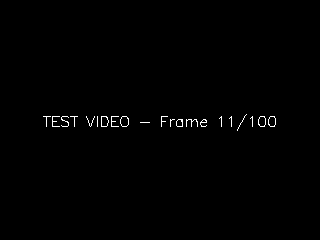
#> input picture frame 10 of test_watermark/test_watermarked.mp4, 320 x 240 px
$ python debug_watermark.py
#> lines starting #> are read from the running program, lines starting #| are printed output that depends on the picture
### python/lib/blind_video_watermark/dtcwt_key.py
import numpy as np
import cv2
import dtcwt
from scipy.signal import correlate2d
from tqdm import tqdm

import time
import multiprocessing
import heapq

from .utils import rebin, generate_wm

default_scale = 10.0

class DtcwtKeyEncoder:

    def __init__(self, str=1.0, step=5.0):
        self.alpha = default_scale * str
        self.step = step

    # [174 lines left out: functions encode, embed, embed_video, embed_video_async, encode_async, callback and 1 more, not called in this run]

class DtcwtKeyDecoder:

    def __init__(self, str=1.0, step=5.0):
        self.alpha = default_scale * str
        self.step = step

    def decode(self, wmed_img):
        wmed_transform = dtcwt.Transform2d()
        wmed_coeffs = wmed_transform.forward(wmed_img[:, :, 1], nlevels=3)
        y_transform = dtcwt.Transform2d()
        y_coeffs = y_transform.forward(wmed_img[:, :, 0], nlevels=3)

        masks3 = [0 for i in range(6)]
        inv_masks3 = [0 for i in range(6)]
        shape3 = y_coeffs.highpasses[2][:, :, 0].shape
        for i in range(6):
            masks3[i] = cv2.filter2D(np.abs(y_coeffs.highpasses[1][:,:,i]), -1, np.array([[1/4, 1/4], [1/4, 1/4]]))
            masks3[i] = np.ceil(rebin(masks3[i], shape3) / self.step)
            masks3[i][masks3[i] == 0] = 0.01
            inv_masks3[i] = 1.0 / masks3[i]

        shape = wmed_coeffs.highpasses[2][:,:,i].shape
        h, w = (shape[0] + 1) // 2, (shape[1] + 1) // 2
        # NumPy 2.0 compatibility: use np.complex128 instead of 'complex_'
        coeffs = np.zeros((h, w, 6), dtype=np.complex128)
        for i in range(6):
            coeff = (wmed_coeffs.highpasses[2][:,:,i]) * inv_masks3[i] * 1 / self.alpha
            coeffs[:,:,i] = coeff[:h, :w] + coeff[:h, -w:] + coeff[-h:, :w] + coeff[-h:, -w:]
        highpasses = tuple([coeffs])
        lowpass = np.zeros((h * 2, w * 2))
        t = dtcwt.Transform2d()
        wm = t.inverse(dtcwt.Pyramid(lowpass, highpasses))
        return wm

    # [148 lines left out: functions detect, detect_video, detect_video_async, decode_async, callback, not called in this run]

    def infer_wm_shape(self, img_shape):
        w = (((img_shape[0] + 1) // 2 + 1) // 2 + 1) // 2
        h = (((img_shape[1] + 1) // 2 + 1) // 2 + 1) // 2
        if w % 2 == 1:
            w += 1
        if h % 2 == 1:
            h += 1
        return (w, h)

### python/debug_watermark.py
import cv2
import numpy as np
from blind_video_watermark import DtcwtKeyDecoder
from blind_video_watermark.utils import generate_wm
import dtcwt

# Manual decode to inspect values
decoder = DtcwtKeyDecoder()
cap = cv2.VideoCapture('test_watermark/test_watermarked.mp4')

# Get frame size and shape
ori_frame_size = (320, 240)
wm_shape = decoder.infer_wm_shape(ori_frame_size)
print(f"Video frame size: {ori_frame_size}")
print(f"Watermark shape: {wm_shape}")

# Read first frame
ret, frame = cap.read()
#> frame is the input picture: shape (240, 320, 3); min 0, max 255, mean 1.5
if ret:
    frame = cv2.resize(frame.astype(np.float32), (ori_frame_size[1], ori_frame_size[0]))
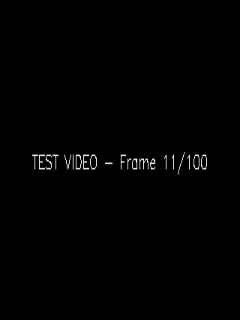
#> frame: shape (320, 240, 3) float32; min 0, max 255, mean 1.5
    frame = cv2.cvtColor(frame, cv2.COLOR_BGR2YUV)
#> frame: shape (320, 240, 3) float32; mean of channels 0, 1, 2 1.5, 0.5, 0.5

    # Decode watermark from first frame
#> (the run stopped early here; a loop or call above may not have finished)
